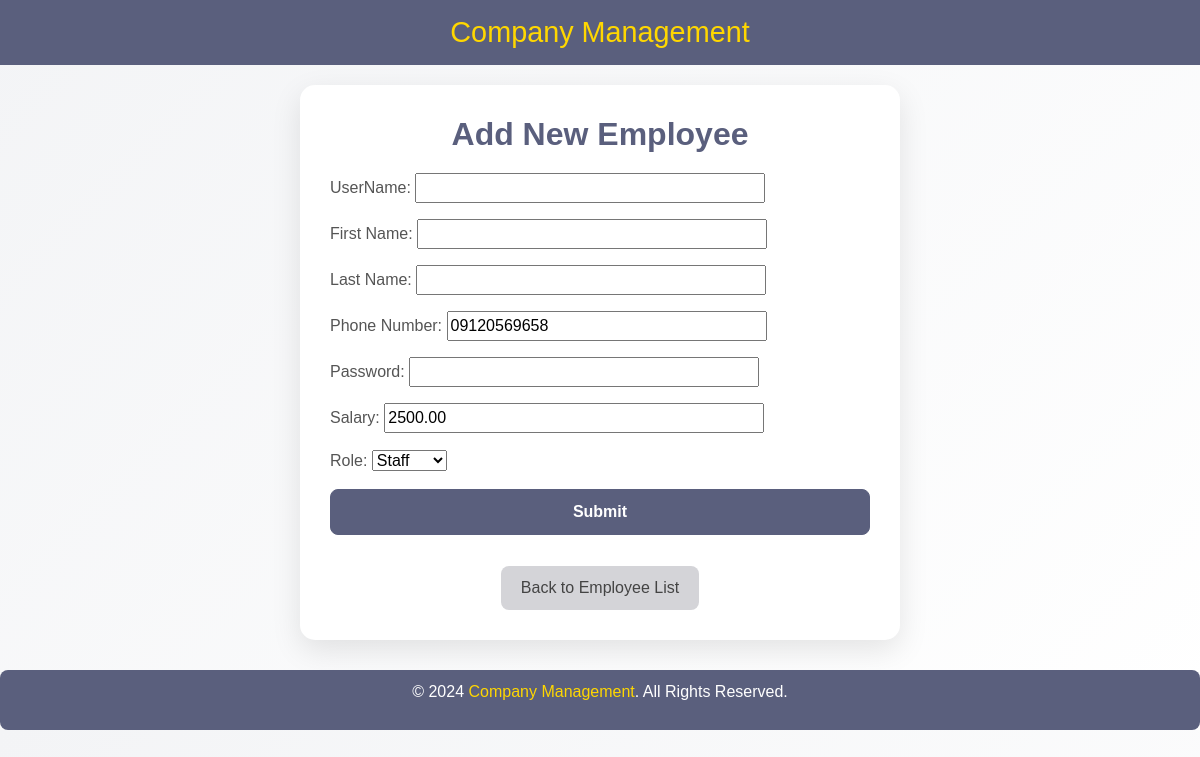
The page /employee/edit/6/ (signed in) on the database its author committed.
### main/models.py (models this page shows, shortened)
class Employee(models.Model):
    ROLE_CHOICES = [
        ('garson', 'Garson'),
        ('staff', 'Staff')
    ]
    user = models.OneToOneField(User, on_delete=models.CASCADE)
    phone_number = models.CharField(max_length=15)
    role = models.CharField(max_length=100, choices=ROLE_CHOICES)
    salary = models.DecimalField(max_digits=10, decimal_places=2, blank=True, null=True)

### main/views.py (the view)
# urls.py: path('employee/edit/<int:pk>/', EmployeeUpdateView.as_view(), name='edit_employee'),
class EmployeeUpdateView(AdminRequiredMixin, UpdateView):
    model = Employee
    form_class = EmployeeForm
    template_name = 'employee_form.html'
    success_url = reverse_lazy('employee_list')

### main/forms.py (shortened to what this page needs)
class EmployeeForm(forms.ModelForm):
    username = forms.CharField(max_length=150, required=True)
    first_name = forms.CharField(max_length=30, required=True)
    last_name = forms.CharField(max_length=30, required=True)
    password = forms.CharField(widget=forms.PasswordInput(), required=True)
    salary = forms.DecimalField(max_digits=10, decimal_places=2, required=True)
    class Meta:
        model = Employee
        fields = ['username', 'first_name', 'last_name', 'phone_number', 'password', 'role', 'salary']

### main/views.py (called while the page is built)
    def test_func(self):
        return self.request.user.is_staff

### main/templates/employee_form.html (shortened to what this page needs)
<!DOCTYPE html>
<html lang="en">
  <head>
    <link
      href="https://cdn.jsdelivr.net/npm/bootstrap@5.3.0/dist/css/bootstrap.min.css"
      rel="stylesheet"
    />
  </head>
  <body>
    <header>
      <h1><a href="#">Company Management</a></h1>
    </header>
    <div class="container">
      <h2>Add New Employee</h2>
      <form method="post">
        <div class="mb-3">
          <label for="username">UserName:</label>
          {{ form.username }}
        </div>
        <div class="mb-3">
          <label for="first_name">First Name:</label>
          {{ form.first_name }}
        </div>
        <div class="mb-3">
          <label for="last_name">Last Name:</label>
          {{ form.last_name }}
        </div>
        <div class="mb-3">
          <label for="phone_number">Phone Number:</label>
          {{ form.phone_number }}
        </div>
        <div class="mb-3">
          <label for="password">Password: </label>
          {{ form.password }}
        </div>
        <div class="mb-3">
          <label for="salary">Salary:</label>
          {{ form.salary }}
        </div>
        <div class="mb-3">
          <label for="role">Role:</label>
          {{ form.role }}
        </div>
        <button type="submit" class="btn btn-primary w-100">Submit</button>
      </form>
      <div class="mt-3 text-center">
        <a href="{% url 'employee_list' %}" class="btn btn-back"
          >Back to Employee List</a
        >
      </div>
    </div>
    <footer>
      <p>
        &copy; 2024 <a href="#">Company Management</a>. All Rights Reserved.
      </p>
    </footer>
  </body>
</html>

### main/templates/employee_form.html (style rules this page uses)
body { font-family: "Poppins", sans-serif; background: linear-gradient(135deg, #f3f4f6, #ffffff); color: #444; padding: 0; }
header { background: #5a5f7d; padding: 15px 0; text-align: center; color: white; }
header h1 { margin: 0; font-size: 1.8rem; font-weight: bold; }
header a { color: #ffd700; text-decoration: none; font-weight: 500; }
.container { margin-top: 20px; background: white; border-radius: 15px; padding: 30px; box-shadow: 0 10px 30px rgba(0, 0, 0, 0.1); max-width: 600px; }
h2 { text-align: center; color: #5a5f7d; font-weight: 700; margin-bottom: 20px; }
label { color: #555; font-weight: 500; }
.btn-primary { background-color: #5a5f7d; border-color: #5a5f7d; padding: 10px 20px; font-size: 1rem; font-weight: bold; border-radius: 8px; transition: all 0.3s ease-in-out; }
.btn-back { margin-top: 15px; background-color: #d4d4d8; color: #444; font-weight: 500; border: none; padding: 10px 20px; border-radius: 8px; transition: all 0.3s ease-in-out; }
footer { margin-top: 30px; padding: 10px; background-color: #5a5f7d; color: #fff; border-radius: 8px; text-align: center; }
footer a { color: #ffd700; text-decoration: none; }
input { width: 350px; }
input[name='phone_number'] { width: 320px; }
input[name='salary'] { width: 380px; }

### rows shown on the page
Employee: phone_number "09120569658", salary "2500.00", role "Staff"
